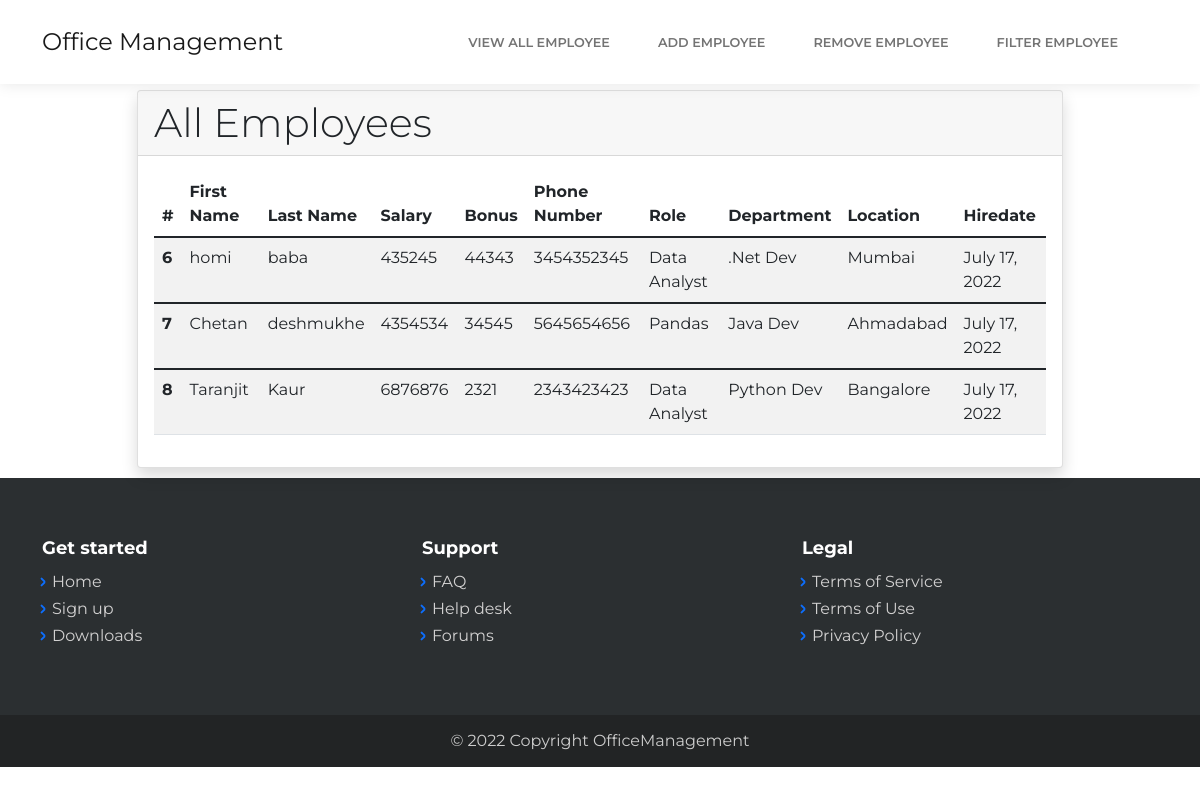
Page /allemp on the committed database.
### office_mgt/models.py (models this page shows, shortened)
class Employee(models.Model):
    first_name = models.CharField(max_length=100,null=False)
    last_name = models.CharField(max_length=100)
    dept = models.ForeignKey(Department, on_delete=models.CASCADE)
    salary = models.IntegerField(default=0)
    bonus = models.IntegerField(default=0)
    role = models.ForeignKey(Role, on_delete=models.CASCADE)
    phone = models.IntegerField(default=0)
    hire_date = models.DateField()

class Role(models.Model):
    name = models.CharField(max_length=100,null=False)

class Department(models.Model):
    name = models.CharField(max_length=100,null=False)
    location = models.CharField(max_length=100)

### office_mgt/views.py (the view)
# urls.py: path('allemp', views.allemp, name='allemp'),
def allemp(request):
    emps = Employee.objects.all()
    context = {
        'emps': emps
    }
    return render(request, 'allemp.html', context)

### office_mgt/templates/allemp.html
{% extends 'base.html' %}
{% block body %}
<body>
    {% include 'navbar.html' %}
<div class="container" style="margin-bottom:10px;">
    <div class="row justify-content-center" style="margin-top:90px;">
        <div class="col-xl-10 col-xxl-9">
            <div class="card shadow">
                <div class="card-header d-flex flex-wrap justify-content-center align-items-center justify-content-sm-between gap-3">
                    <h5 class="display-6 text-nowrap text-capitalize mb-0">All Employees</h5>
                </div>
                <div class="card-body">
                    <div class="table-responsive">
                        <table class="table table-striped table-hover">
                            <thead>
                                <tr>
                                    <th>#</th>
                                    <th>First Name</th>
                                    <th>Last Name</th>
                                    <th>Salary</th>
                                    <th>Bonus</th>
                                    <th>Phone Number</th>
                                    <th>Role</th>
                                    <th>Department</th>
                                    <th>Location</th>
                                    <th>Hiredate</th>
                                </tr>
                            </thead>
                            {% for emp in emps %}
                            <tbody>
                                <tr>
                                    <th scope="row">{{emp.id}}</th>
                                    <td>{{emp.first_name}}</td>
                                    <td>{{emp.last_name}}</td>
                                    <td>{{emp.salary}}</td>
                                    <td>{{emp.bonus}}</td>
                                    <td>{{emp.phone}}</td>
                                    <td>{{emp.role.name}}</td>
                                    <td>{{emp.dept.name}}</td>
                                    <td>{{emp.dept.location}}</td>
                                    <td>{{emp.hire_date}}</td>
                                </tr>
                            </tbody>
                            {% endfor %}
                        </table>
                    </div>
                </div>
            </div>
        </div>
    </div>
</div>
    {% include 'footer.html' %}
</body>
{% endblock %}

### office_mgt/templates/base.html (shortened to what this page needs)
<!DOCTYPE html>
{% load static %}
<html>
<head>
    <link rel="stylesheet" href="{% static 'bootstrap.min.css' %}">
    <link rel="stylesheet" href="{% static 'simple-line-icons.min.css' %}">
    <link rel="stylesheet" href="https://cdnjs.cloudflare.com/ajax/libs/baguettebox.js/1.10.0/baguetteBox.min.css">
    <link rel="stylesheet" href="{% static 'vanilla-zoom.min.css' %}">
    <link rel="stylesheet" href="{% static 'simple-line-icons.min.css' %}">
    <link rel="stylesheet" href="{% static 'Table-With-Search-1.css' %}">
    <link rel="stylesheet" href="{% static 'Table-With-Search.css' %}">
    <link rel="stylesheet" href="{% static 'Contact-Form-Clean.css' %}">
</head>
{% block body %}
{% endblock %}
</html>

### office_mgt/templates/navbar.html (shortened to what this page needs)
<nav class="navbar navbar-light navbar-expand-lg fixed-top bg-white clean-navbar">
        <div class="container"><a class="navbar-brand logo" href="/">Office Management</a>
            <div class="collapse navbar-collapse" id="navcol-1">
                <ul class="navbar-nav ms-auto">
                    <li class="nav-item"><a class="nav-link" href="allemp">View all Employee</a></li>
                    <li class="nav-item"><a class="nav-link" href="addemp">Add Employee</a></li>
                    <li class="nav-item"><a class="nav-link" href="removeemp">Remove Employee</a></li>
                    <li class="nav-item"><a class="nav-link" href="filteremp">Filter Employee</a></li>
                </ul>
            </div>
        </div>
</nav>

### office_mgt/templates/footer.html
<footer class="page-footer dark">
        <div class="container">
            <div class="row">
                <div class="col-sm-4">
                    <h5>Get started</h5>
                    <ul>
                        <li><a href="/">Home</a></li>
                        <li><a href="/">Sign up</a></li>
                        <li><a href="/">Downloads</a></li>
                    </ul>
                </div>
                <div class="col-sm-4">
                    <h5>Support</h5>
                    <ul>
                        <li><a href="#">FAQ</a></li>
                        <li><a href="#">Help desk</a></li>
                        <li><a href="#">Forums</a></li>
                    </ul>
                </div>
                <div class="col-sm-4">
                    <h5>Legal</h5>
                    <ul>
                        <li><a href="#">Terms of Service</a></li>
                        <li><a href="#">Terms of Use</a></li>
                        <li><a href="#">Privacy Policy</a></li>
                    </ul>
                </div>
            </div>
        </div>
        <div class="footer-copyright">
            <p>© 2022 Copyright OfficeManagement</p>
        </div>
</footer>

### rows in the picture
Employee: id "6", first_name "homi", last_name "baba", salary "435245", bonus "44343", phone "3454352345", role.name "Data Analyst", dept.name ".Net Dev", dept.location "Mumbai", hire_date "July 17, 2022"
Employee: id "7", first_name "Chetan", last_name "deshmukhe", salary "4354534", bonus "34545", phone "5645654656", role.name "Pandas", dept.name "Java Dev", dept.location "Ahmadabad", hire_date "July 17, 2022"
Employee: id "8", first_name "Taranjit", last_name "Kaur", salary "6876876", bonus "2321", phone "2343423423", role.name "Data Analyst", dept.name "Python Dev", dept.location "Bangalore", hire_date "July 17, 2022"
